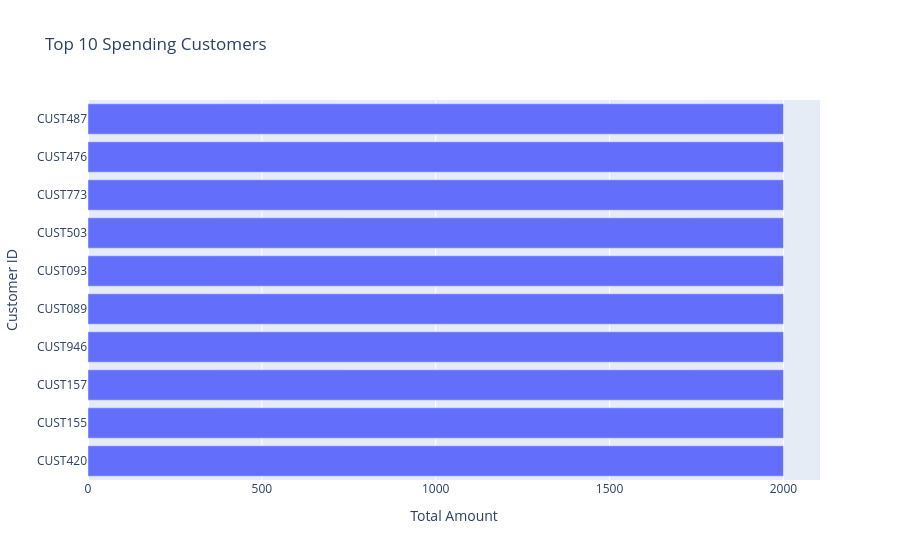

Source (notebook cell):
### Code cell
fig_top_customers = px.bar(
    top_customers.head(10).reset_index(),
    x="Total Amount",
    y="Customer ID",
    orientation="h",
    title="Top 10 Spending Customers",
)
fig_top_customers.update_yaxes(autorange="reversed")  # Highest spender on top
fig.write_html("../visuals/retail_sales_dashboard.html")
fig_top_customers.show()

### Figure 1 — Plotly figure (JSON) as saved in the notebook; plotly's stock layout.template omitted (floating-point values rounded to 4 significant figures)
{"data": [{"hovertemplate": "Total Amount=%{x}<br>Customer ID=%{y}<extra></extra>", "legendgroup": "", "marker": {"color": "#636efa", "pattern": {"shape": ""}}, "name": "", "orientation": "h", "showlegend": false, "textposition": "auto", "type": "bar", "x": [2000, 2000, 2000, 2000, 2000, 2000, 2000, 2000, 2000, 2000], "xaxis": "x", "y": ["CUST487", "CUST476", "CUST773", "CUST503", "CUST093", "CUST089", "CUST946", "CUST157", "CUST155", "CUST420"], "yaxis": "y"}], "layout": {"barmode": "relative", "legend": {"tracegroupgap": 0}, "title": {"text": "Top 10 Spending Customers"}, "xaxis": {"anchor": "y", "domain": [0, 1], "title": {"text": "Total Amount"}}, "yaxis": {"anchor": "x", "autorange": "reversed", "domain": [0, 1], "title": {"text": "Customer ID"}}}}
